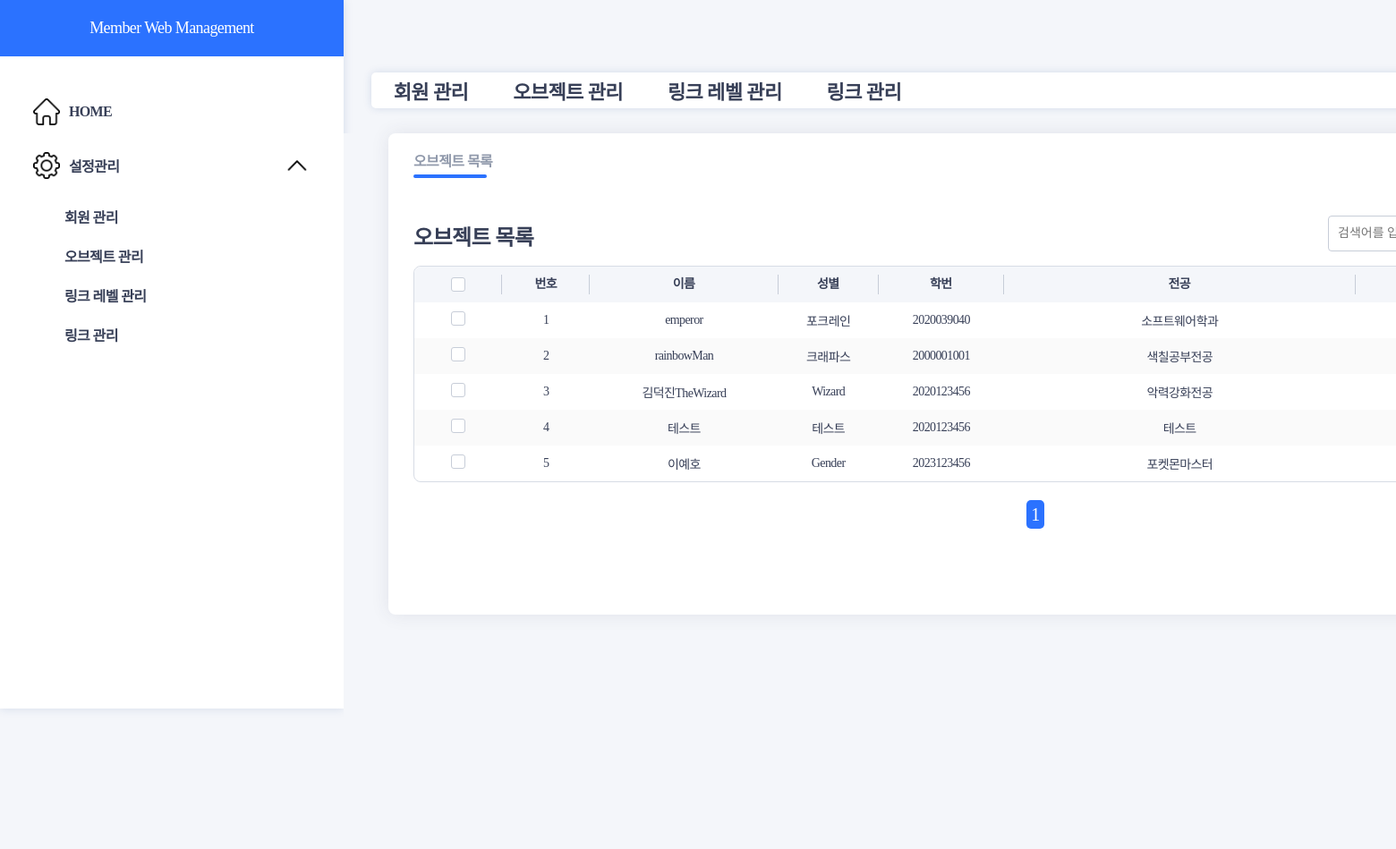
/objectList (signed in), run on an earlier commit of the app's database.
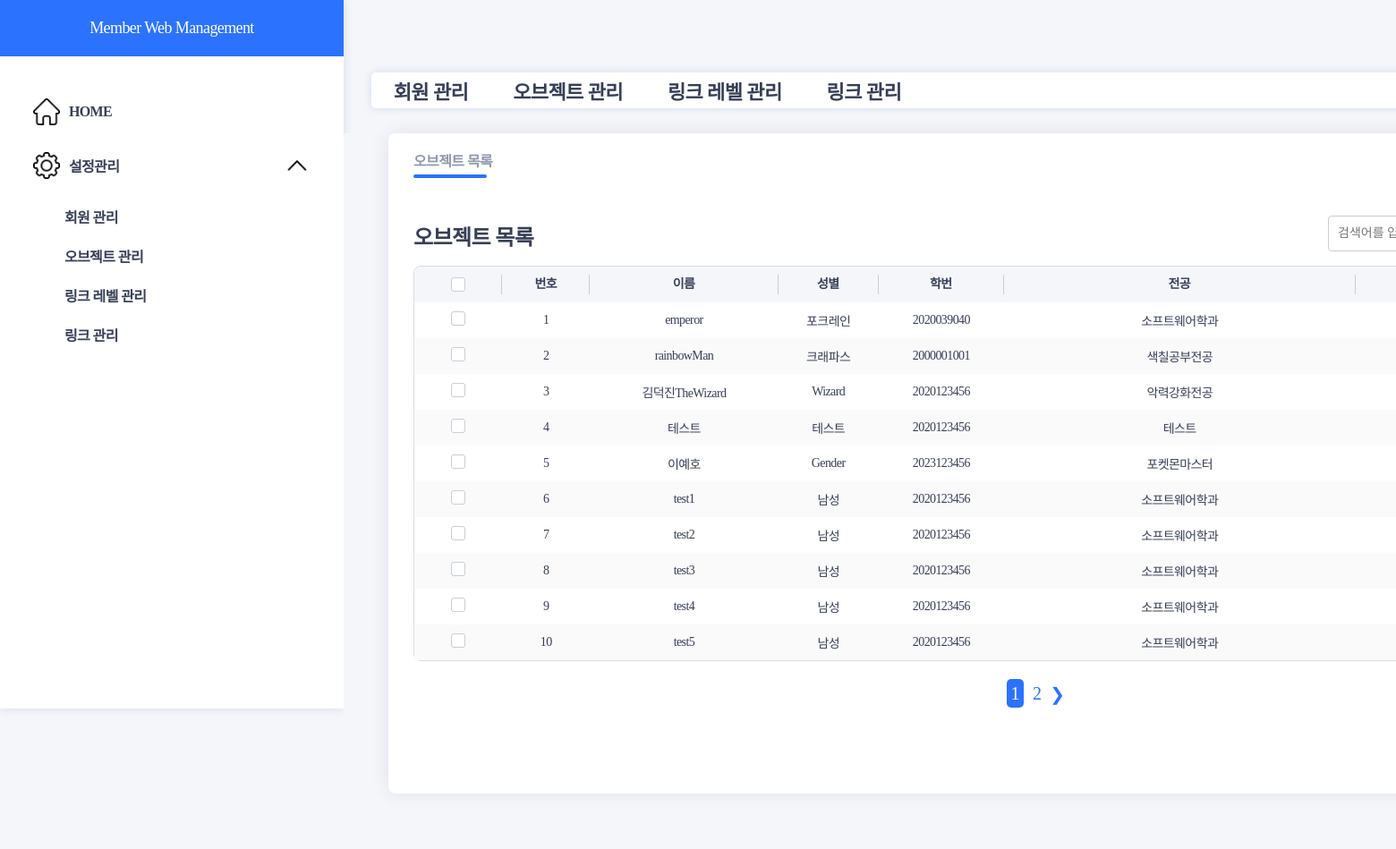
And on a later commit of the database.
### main/models.py (models this page shows, shortened)
class Member(models.Model):
    name = models.CharField(max_length=20)
    createrd_at = models.DateField(auto_now_add=True)
    gender = models.CharField(max_length=20)
    parent = models.CharField(max_length=20)
    department = models.CharField(max_length=50)
    studentID = models.CharField(max_length=50)
    type = models.BooleanField(default=0)# 1이면 그룹임
    notSchool = models.BooleanField(default=0)# 휴학 여부

### main/views.py (the view)
# urls.py: path('objectList', objectList, name="objectList"),
def objectList(request):
    if not request.user.is_authenticated:
        return redirect("login:login")
    memberList = Member.objects.all()
    paginator = Paginator(memberList, 10)  # 페이지당 10개의 아이템을 보여주도록 설정
    page = request.GET.get('page', 1)  # URL의 'page' 파라미터 값을 가져오거나, 없으면 1로 설정
    try:
        members = paginator.page(page)
    except PageNotAnInteger:
        members = paginator.page(1)
    except EmptyPage:
        members = paginator.page(paginator.num_pages)
    attribute = {'members': members}
    return render(request, "object/objectList.html", attribute)

### templates/object/objectList.html (shortened to what this page needs)
{% extends 'navVertical.html' %}
	{% load static %}
	{% block css %}
	<link href="{% static 'css/objectList.css' %}" rel="stylesheet" type="text/css" >
	{% endblock %}
	{% block content %}
	<div class="main">
		<div class="container">
			<div class="list-con">
				<ul class="sublist-tab">
					<li class="moving-tab" id="horizontal-tab"></li>
					<li class="sl-st" onclick="sublistTab(0)" style="margin-right:25px;">
						<a href="/objectList">오브젝트 목록</a>
					</li>
				</ul>
				<div class="table-list">
					<div class="tbtop-con">
						<h3>오브젝트 목록</h3>
						<div class="rsh-sort">
							<div class="serch-box">
								<input type="text" placeholder="검색어를 입력하세요.">
							</div>
						</div>
					</div>
					<div class="table-wrap">
						<table class="common-table retouch-table">
							<colgroup>
								<col width="7%"/>
								<col width="7%"/>
								<col width="15%"/>
								<col width="8%"/>
								<col width="10%"/>
								<col width="28%"/>
								<col width="12%"/>
								<col width="12%"/>
							</colgroup>
							<thead>
								<tr>
									<th><span class="th-check"><input type="checkbox" name="selectBox" onclick="selectAll(this)"></span></th>
									<th><span>번호</span></th>
									<th><span>이름</span></th>
									<th><span>성별</span></th>
									<th><span>학번</span></th>
									<th><span>전공</span></th>
									<th><span>등록일</span></th>
								</tr>
							</thead>
							<tbody>
								{% for member in members %}
								<tr onclick="location.href='/objectView'">
									<td><input type="checkbox" name="selectBox"></td>
									<td>{{forloop.counter}}</td>
									<td>{{member.name}}</td>
									<td>{{member.gender}}</td>
									<td>{{member.studentID}}</td>
									<td>{{member.department}}</td>
									<td>{{member.createrd_at}}</td>
								</tr>
								{% endfor %}
							</tbody>
						</table>
						<div class="pagenation">
							<ul style="margin:15px; display:flex; justify-content:center; list-style: none; font-size: 20px;">
								{% for page in members.paginator.page_range %}
								{% if page == members.number %}
									<li style="margin:5px;"><a style="text-decoration:none; color: white; background-color: #2B72FF; padding:5px; border-radius:5px" href="?page={{page}}">{{page}}</a></li>
								{% else %}
									<li style="margin:5px;"><a style="text-decoration:none; color: #2B72FF;" href="?page={{page}}">{{page}}</a></li>
								{% endif %}
								{% endfor %}
								{% if members.has_next %}
								<li style="margin:5px;"><a style="text-decoration:none; color: #2B72FF;" href="?page={{members.next_page_number}}">&#10095;</a></li>
								{% endif %}
							</ul>
						</div>
					</div>
					<div class="btn-wrap">
					</div>
				</div>
			</div>
		</div>
	</div>
	{% endblock %}

What changed in the data, as far as the page shows it:
added Member: name "test1", gender "남성", studentID "2020123456", department "소프트웨어학과"
added Member: name "test2", gender "남성", studentID "2020123456", department "소프트웨어학과"
added Member: name "test3", gender "남성", studentID "2020123456", department "소프트웨어학과"
added Member: name "test4", gender "남성", studentID "2020123456", department "소프트웨어학과"
added Member: name "test5", gender "남성", studentID "2020123456", department "소프트웨어학과"
Also different on the page:
new list line: "2"
